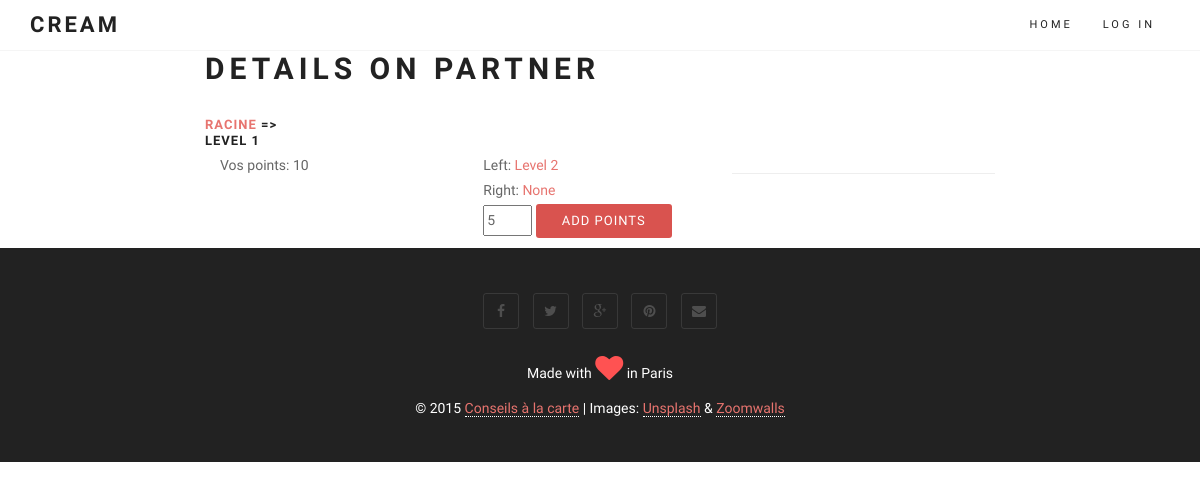
Page /partner/2/detail/ on the earlier database version.
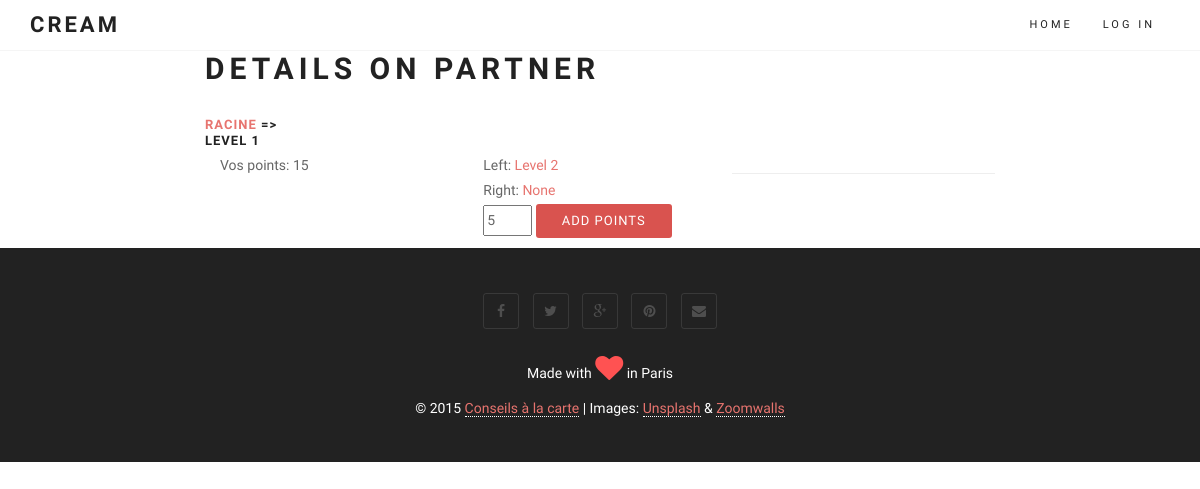
Same page on the later database version.
### core/models.py (models this page shows)
class Partner(models.Model):
	up = models.ForeignKey('self',related_name='up_level', null=True, blank=True) # could we make it multiple values
	left = models.ForeignKey('self',related_name='left_level', null=True, blank=True)
	right = models.ForeignKey('self',related_name='right_level', null=True, blank=True)
	value = models.CharField(max_length=100, null=True, blank=True)
	points = models.IntegerField(null=True, blank=True)
 	created_at = models.DateTimeField(auto_now_add=True)
 	def __unicode__(self):
 		return self.value #+ ' - ' + str(self.bus_c) + ' - ' + str(self.fullname)
 	def get_absolute_url(self):
 		return reverse (viewname="partner_detail", args=[self.id])

### core/views.py (the view)
# urls.py: url(r'partner/(?P<pk>\d+)/detail/$', coreviews.PartnerDetailView.as_view(), name = 'partner_detail'),
class PartnerDetailView(DetailView):
	model = coremodels.Partner
	template_name = "partner/detail.html"
	context_object_name = 'partner'

### templates/partner/detail.html (shortened to what this page needs)
{% extends "base/theme.html" %}
{% load bootstrap_pagination %}
{% block content %}
<div class="row main-content">
	<div class="col-md-2"></div>
	<div class="col-md-8">
	<h2>Details on Partner</h2>
		<div class="row">
	 		<div class="col-md-2">
			<h3><a href="{{ partner.up.get_absolute_url }}">{{ partner.up }}</a> => {{ partner.value }}</h3>
			</div>
		</div>
	 		<div class="col-md-4">
	 			Vos points: {{ partner.points }}
	 		</div>
	 		<div class="col-md-4">
			Left: <a href="{{ partner.left.get_absolute_url }}">{{ partner.left }}</a><br>
			Right: <a href="{{ partner.right.get_absolute_url }}">{{ partner.right }}</a>
				<form action="#" method="get">
					<input type="text" value="5" name="points" size="1"/>
				<button type="button" class="btn btn-danger" onclick="add_points({{ partner.id }});"> Add Points </button></p>
				</form>
			</div>
			<hr></div>
	</div>
	<div class="col-md-2"></div>
{% endblock %}

Differences in the rows shown:
changed Partner "None": points "10" → "15"
